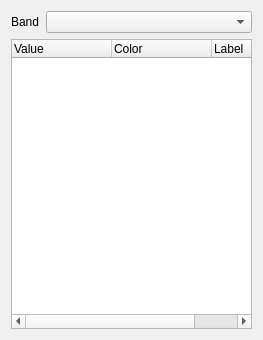
<?xml version="1.0" encoding="UTF-8"?>
<ui version="4.0">
 <class>PalettedRendererWidgetBase</class>
 <widget class="QWidget" name="PalettedRendererWidgetBase">
  <property name="geometry">
   <rect>
    <x>0</x>
    <y>0</y>
    <width>263</width>
    <height>340</height>
   </rect>
  </property>
  <property name="windowTitle">
   <string>Form</string>
  </property>
  <layout class="QGridLayout" name="gridLayout">
   <item row="0" column="0">
    <layout class="QHBoxLayout" name="horizontalLayout">
     <item>
      <widget class="QLabel" name="mBandLabel">
       <property name="sizePolicy">
        <sizepolicy hsizetype="Fixed" vsizetype="Preferred">
         <horstretch>0</horstretch>
         <verstretch>0</verstretch>
        </sizepolicy>
       </property>
       <property name="text">
        <string>Band</string>
       </property>
      </widget>
     </item>
     <item>
      <widget class="QComboBox" name="mBandComboBox"/>
     </item>
    </layout>
   </item>
   <item row="1" column="0">
    <widget class="QTreeWidget" name="mTreeWidget">
     <property name="minimumSize">
      <size>
       <width>0</width>
       <height>280</height>
      </size>
     </property>
     <property name="columnCount">
      <number>3</number>
     </property>
     <column>
      <property name="text">
       <string>Value</string>
      </property>
     </column>
     <column>
      <property name="text">
       <string>Color</string>
      </property>
     </column>
     <column>
      <property name="text">
       <string>Label</string>
      </property>
     </column>
    </widget>
   </item>
  </layout>
 </widget>
 <tabstops>
  <tabstop>mBandComboBox</tabstop>
  <tabstop>mTreeWidget</tabstop>
 </tabstops>
 <resources/>
 <connections/>
</ui>
